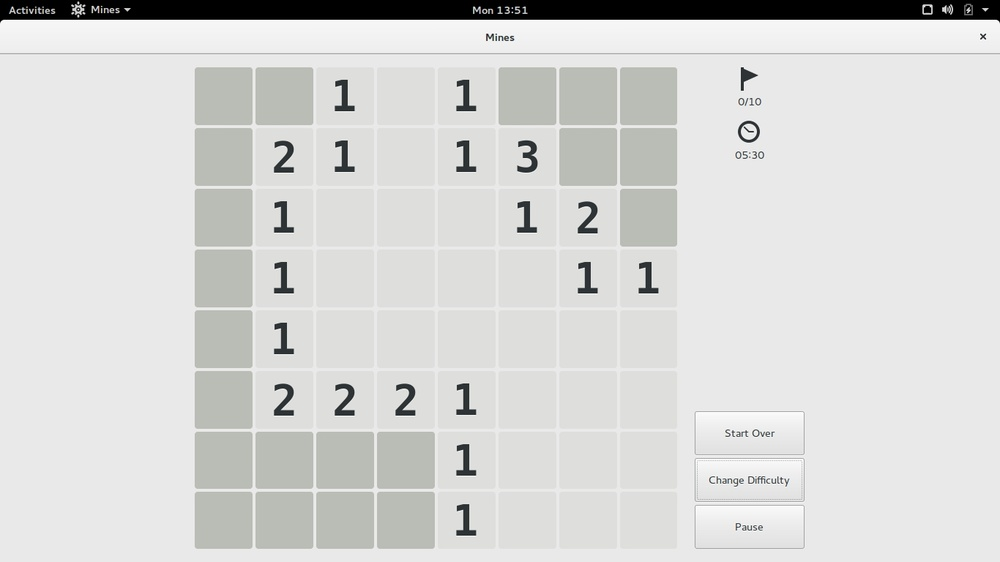
#> input picture mines/images/fullScreen.jpg, 1000 x 562 px, shrunk from 1366 x 768 before the run
$ python 2.py fullScreen.jpg
#> lines starting #> are read from the running program, lines starting #| are printed output that depends on the picture; after the words box and inside, x2 and y2 are one past the last pixel; in counts of white or black regions, pixels touching at a corner belong together
import sys
import cv2
import numpy
import random
from scipy.ndimage import label

def segment_on_dt(img):
    dt = cv2.distanceTransform(img, 2, 3) # L2 norm, 3x3 mask
    dt = ((dt - dt.min()) / (dt.max() - dt.min()) * 255).astype(numpy.uint8)
    dt = cv2.threshold(dt, 100, 255, cv2.THRESH_BINARY)[1]
    lbl, ncc = label(dt)

    lbl[img == 0] = lbl.max() + 1
    lbl = lbl.astype(numpy.int32)
    cv2.watershed(cv2.cvtColor(img, cv2.COLOR_GRAY2BGR), lbl)
    lbl[lbl == -1] = 0
    return lbl


img = cv2.cvtColor(cv2.imread(sys.argv[1]), cv2.COLOR_BGR2GRAY)
#> img: shape (562, 1000); min 0, max 255, mean 214.9
img = cv2.threshold(img, 0, 255, cv2.THRESH_OTSU)[1]
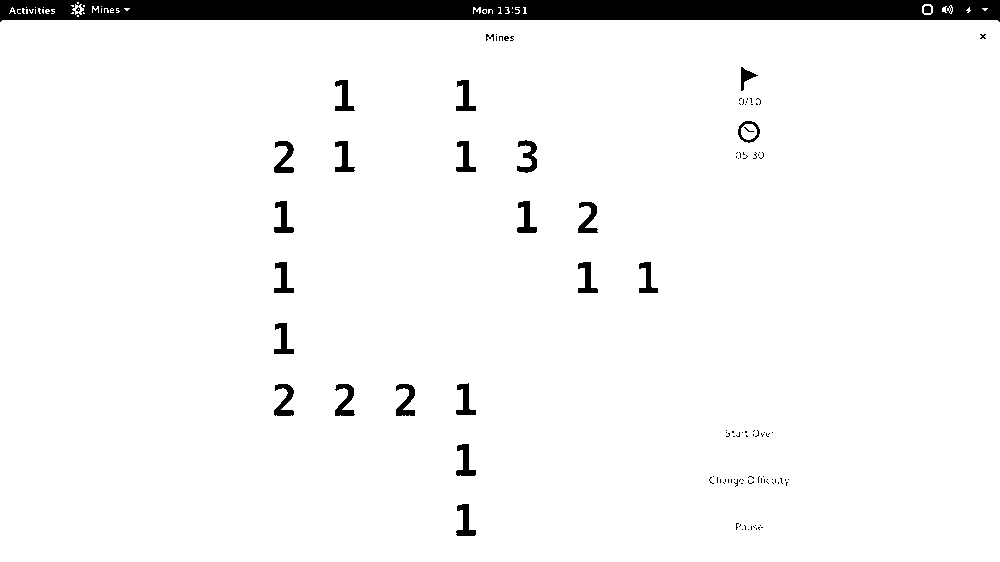
#> img: shape (562, 1000); 95.4% white; 112 black regions (88 under 20 px), largest, box (x1, y1, x2, y2) and area: (0, 0, 1000, 22) 19377, (274, 141, 294, 173) 331, (335, 384, 355, 416) 329
img = 255 - img # White: objects; Black: background

ws_result = segment_on_dt(img)
#> in segment_on_dt, `dt = cv2.distanceTransform(img, 2, 3)`:
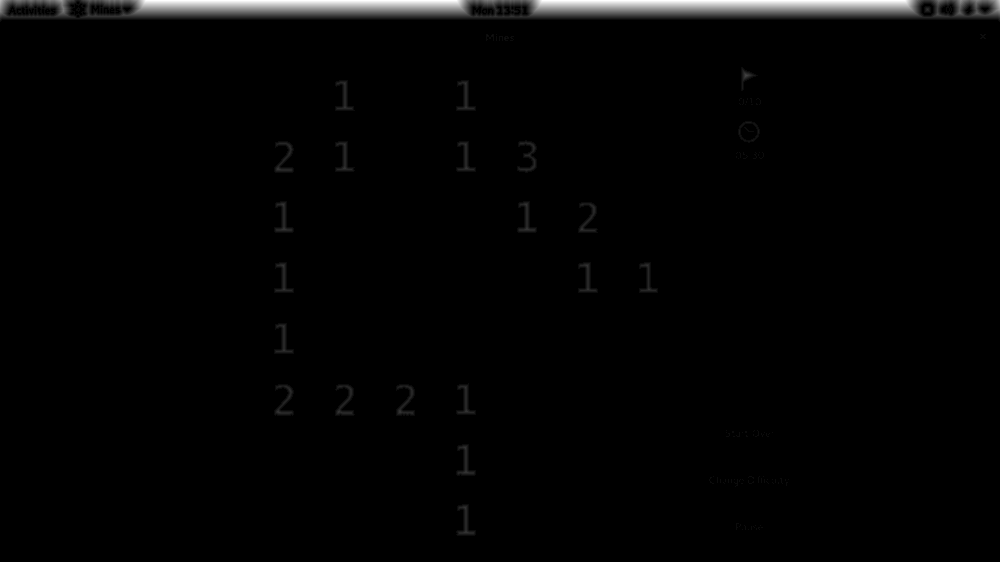
#> dt: shape (562, 1000) float32; min 0, max 19.1, mean 0.306; drawn with min black and max white
#> in segment_on_dt, `dt = cv2.threshold(dt, 100, 255, cv2.THRESH_BINARY)[1]`:
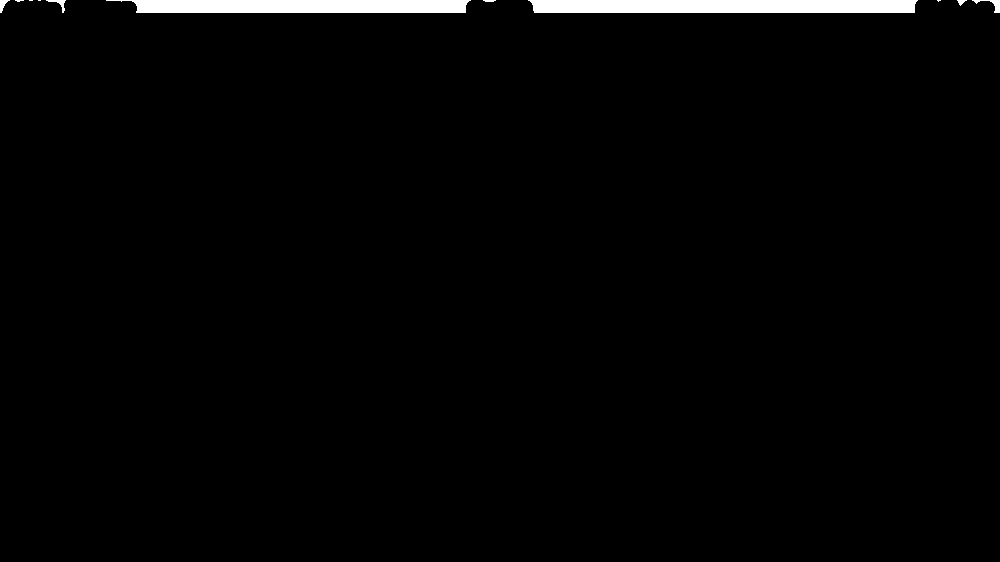
#> dt: shape (562, 1000); 1.7% white; 11 white regions (4 under 20 px), largest, box (x1, y1, x2, y2) and area: (528, 0, 918, 13) 4983, (106, 0, 471, 13) 4335, (972, 0, 1000, 13) 112
#> in segment_on_dt, `lbl, ncc = label(dt)`: lbl: shape (562, 1000) int32; 12 distinct labels, from 0 to 11
#> in segment_on_dt, `lbl, ncc = label(dt)`: ncc = 11
#> in segment_on_dt, `lbl[img == 0] = lbl.max() + 1`:
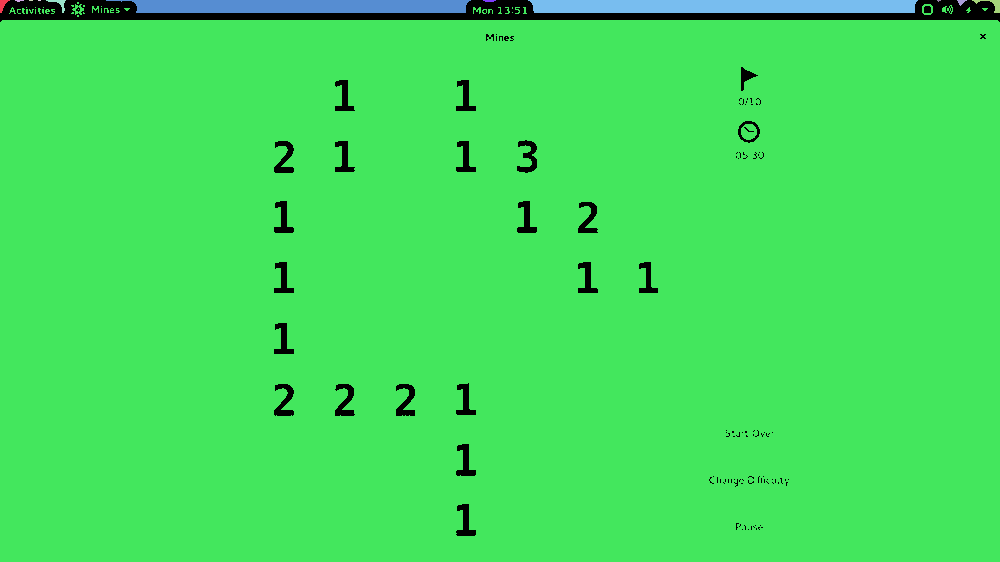
#> lbl: shape (562, 1000) int32; 13 distinct labels, from 0 to 12; one colour per label, 0 black
#> in segment_on_dt, `lbl[lbl == -1] = 0`:
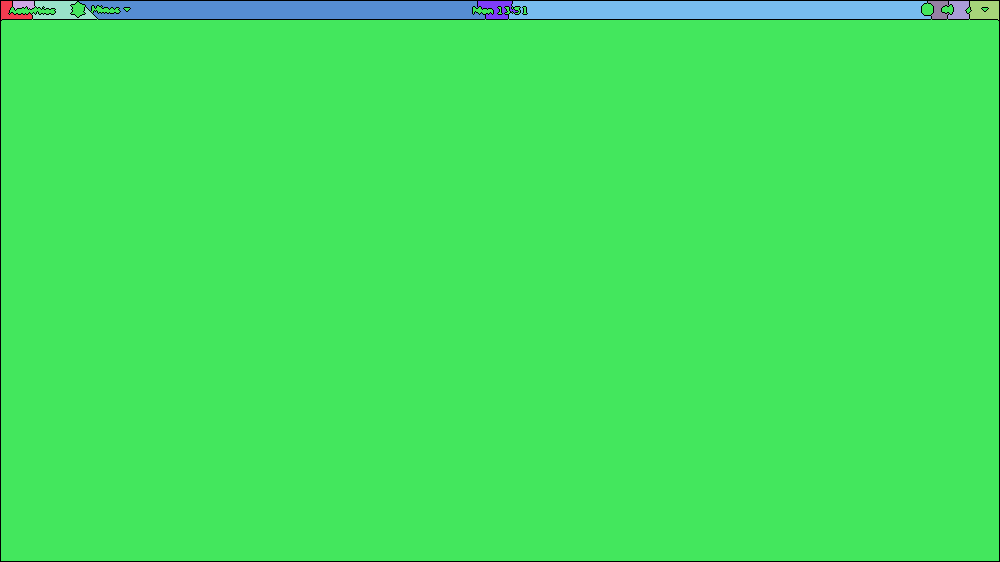
#> lbl: shape (562, 1000) int32; 11 distinct labels, from 0 to 12; one colour per label, 0 black
# Colorize
height, width = ws_result.shape
#> height = 562; width = 1000
ws_color = numpy.zeros((height, width, 3), dtype=numpy.uint8)
lbl, ncc = label(ws_result)
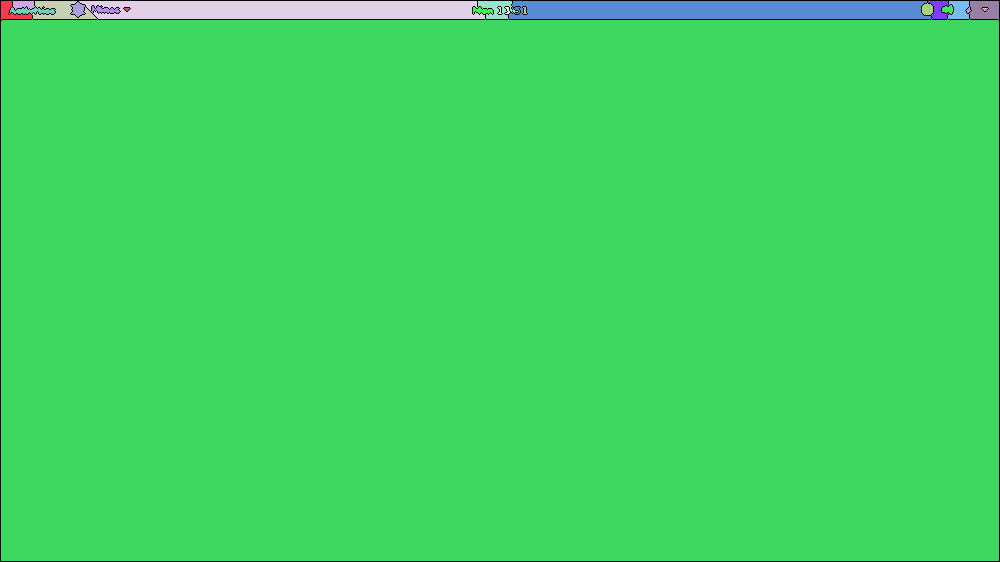
#> lbl: shape (562, 1000) int32; 29 distinct labels, from 0 to 28; one colour per label, 0 black
#> ncc = 28
for l in xrange(1, ncc + 1):
    a, b = numpy.nonzero(lbl == l)
    if img[a[0], b[0]] == 0: # Do not color background.
        continue
    rgb = [random.randint(0, 255) for _ in xrange(3)]
    ws_color[lbl == l] = tuple(rgb)
#> this loop made 28 passes
#> rgb on passes 1, 2, 3, 4, 5, 6, 7, 8, 9, 11, 28: [197, 215, 20], [132, 248, 207], [155, 244, 183], [111, 71, 144], [71, 48, 128], [75, 158, 50], [37, 169, 241], [51, 181, 222], [161, 104, 244], [226, 133, 31], [7, 47, 204]
#> (a, b) on passes 14, 16, 20, 24, 25, 26: ([6], [101]), ([7], [43]), ([7, 8], [512, 512]), ([8, 8, 8, 8, 8, 8, 9, 9, 9, 9, 10, 10], [124, 125, 126, 127, 128, 129, 125, 126, 127, 128, 126, 127]), ([8, 8, 8, 8, 8, 8, 9, 9, 9, 9, 10, 10], [982, 983, 984, 985, 986, 987, 983, 984, 985, 986, 984, 985]), ([12], [512])
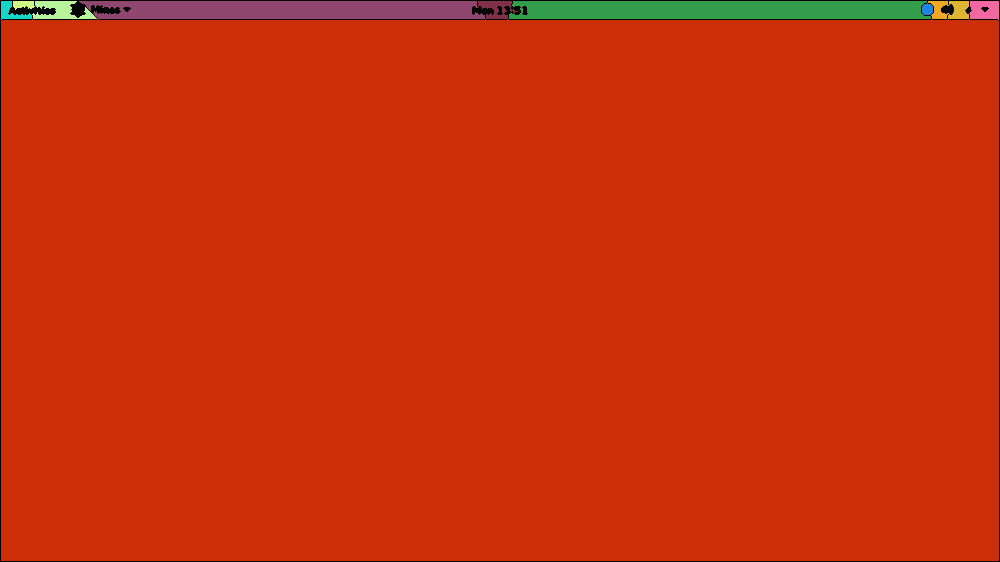
#> ws_color: shape (562, 1000, 3); mean of channels 0, 1, 2 9.6, 48.8, 199.2; drawn as B, G, R
cv2.imshow('Output', ws_color)
cv2.waitKey(0)

$ run again, on mines/images/1.png
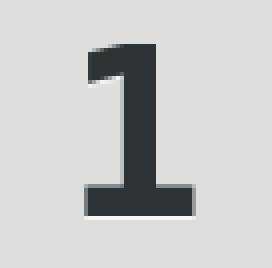
#> input picture mines/images/1.png, 68 x 67 px (shown 4 times larger)
#> in segment_on_dt, `lbl, ncc = label(dt)`: ncc = 1
#> `lbl, ncc = label(ws_result)`:
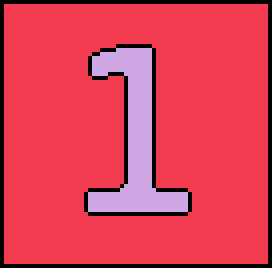
#> lbl: shape (67, 68) int32 (shown 4 times larger); 3 distinct labels, from 0 to 2; one colour per label, 0 black
#> `lbl, ncc = label(ws_result)`: ncc = 2
#> the loop `for l in xrange(1, ncc + 1):` made 2 passes
#> rgb on pass 2: [197, 215, 20]
#> after the loop `for l in xrange(1, ncc + 1):`:
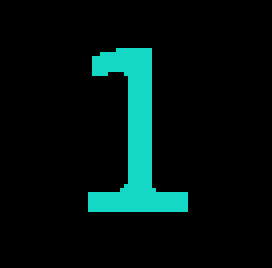
#> ws_color: shape (67, 68, 3) (shown 4 times larger); mean of channels 0, 1, 2 17.1, 18.7, 1.7; drawn as B, G, R

$ run again, on mines/images/2.png
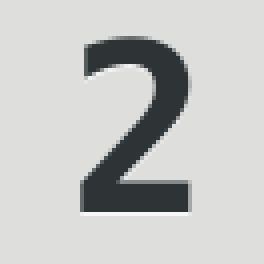
#> input picture mines/images/2.png, 66 x 66 px (shown 4 times larger)
#> in segment_on_dt, `lbl, ncc = label(dt)`: ncc = 1
#> `lbl, ncc = label(ws_result)`:
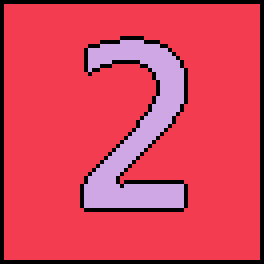
#> lbl: shape (66, 66) int32 (shown 4 times larger); 3 distinct labels, from 0 to 2; one colour per label, 0 black
#> `lbl, ncc = label(ws_result)`: ncc = 2
#> the loop `for l in xrange(1, ncc + 1):` made 2 passes
#> rgb on pass 2: [197, 215, 20]
#> after the loop `for l in xrange(1, ncc + 1):`:
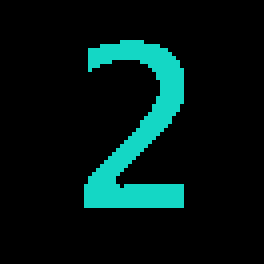
#> ws_color: shape (66, 66, 3) (shown 4 times larger); mean of channels 0, 1, 2 20.9, 22.8, 2.1; drawn as B, G, R
